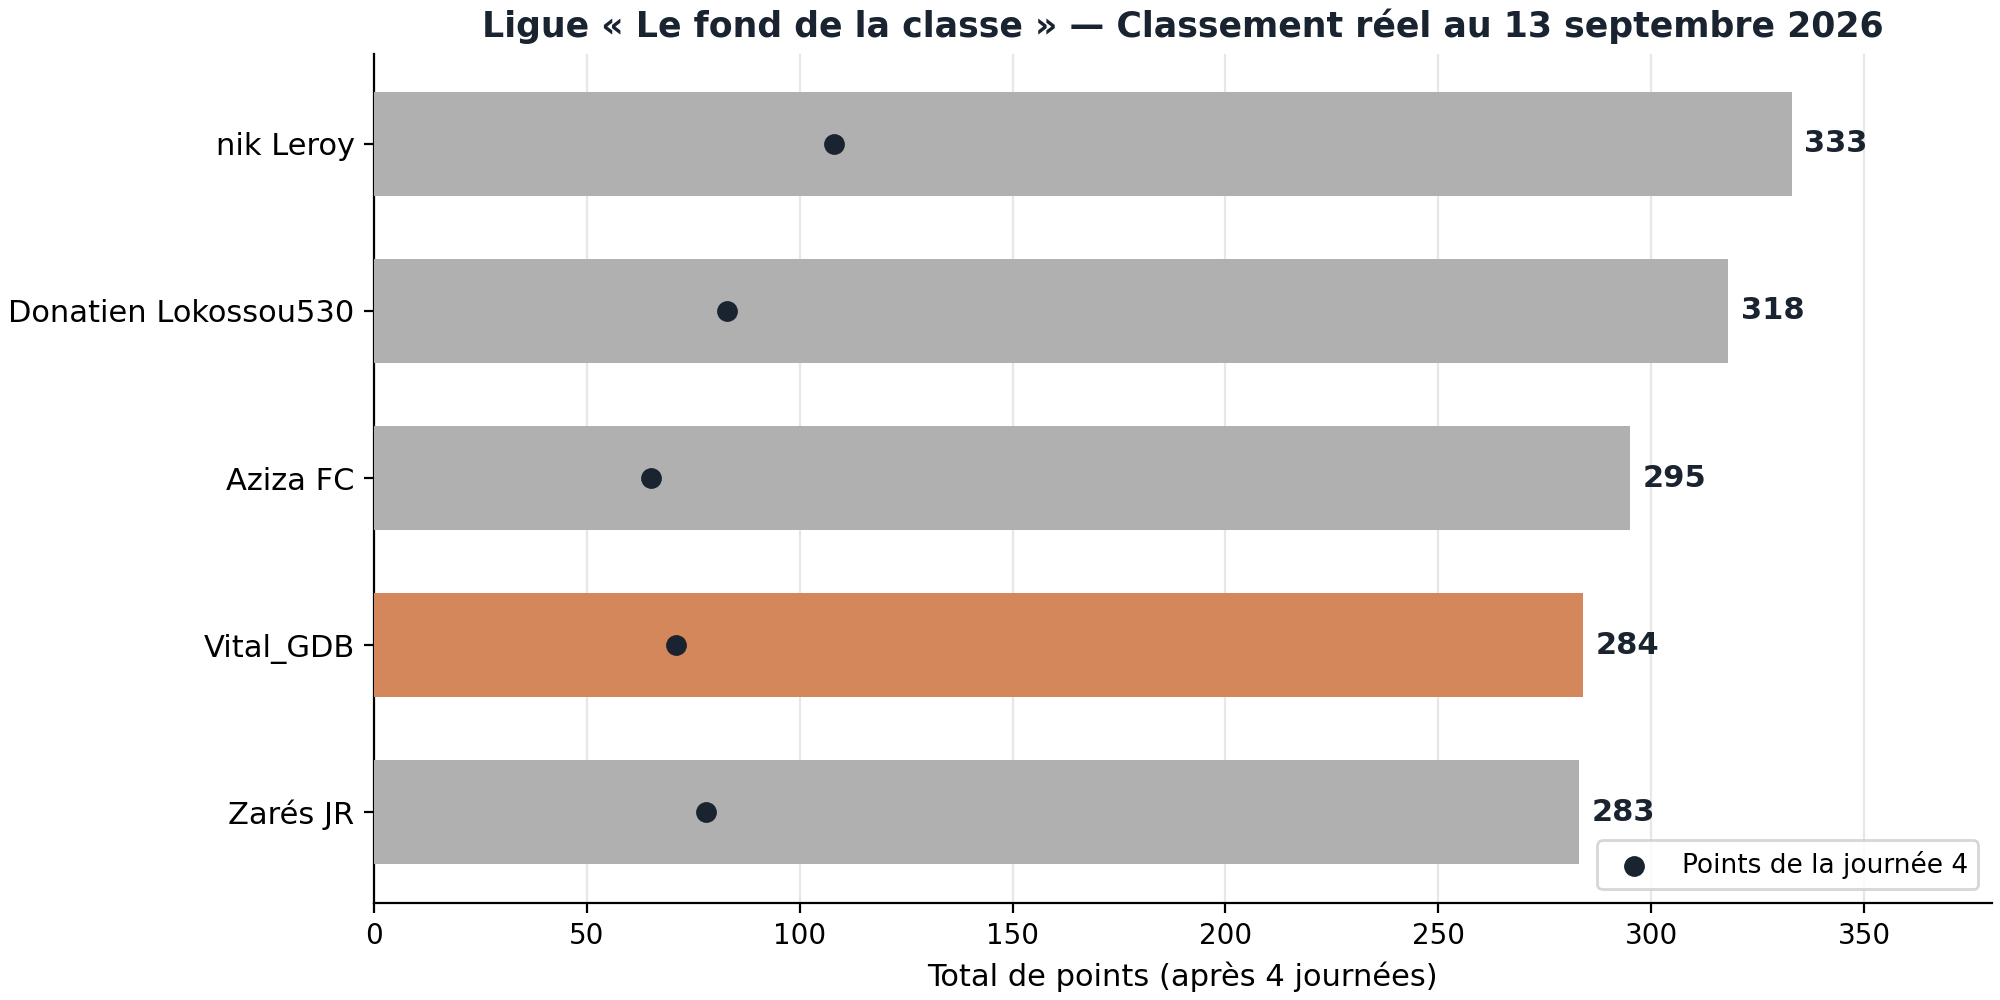

Reproduce this figure in Python.
"""Figure 1 — Classement reel de la ligue (apres J4, 13 sept 2026)."""
import matplotlib
matplotlib.use("Agg")
import matplotlib.font_manager as fm
fm.fontManager.addfont('/usr/share/fonts/truetype/dejavu/DejaVuSans.ttf')
import matplotlib.pyplot as plt

plt.rcParams['font.sans-serif'] = ['DejaVu Sans']
plt.rcParams['axes.unicode_minus'] = False

# Donnees reelles (capture utilisateur, 13/09/2026 21:02, apres la journee 4)
equipes = ["Zarés JR", "Vital_GDB", "Aziza FC", "Donatien Lokossou530", "nik Leroy"]
totaux  = [283, 284, 295, 318, 333]
pts_j4  = [78, 71, 65, 83, 108]
# Emphase : accent sur l'equipe de l'utilisateur (Vital_GDB), gris pour les autres
ACCENT = "#D4875A"
GRIS = "#B0B0B0"
couleurs = [GRIS, ACCENT, GRIS, GRIS, GRIS]

fig, ax = plt.subplots(figsize=(10, 5), constrained_layout=True)
bars = ax.barh(equipes, totaux, color=couleurs, height=0.62, zorder=3)
# Points de la J4 en marqueur secondaire
ax.scatter(pts_j4, equipes, color="#1A2330", s=42, zorder=4, label="Points de la journée 4")

for bar, total, j4 in zip(bars, totaux, pts_j4):
    ax.text(bar.get_width() + 3, bar.get_y() + bar.get_height()/2,
            f"{total}", va="center", ha="left", fontsize=11, color="#1A2330", fontweight="bold")

ax.set_xlim(0, 380)
ax.set_xlabel("Total de points (après 4 journées)", fontsize=11)
ax.set_title("Ligue « Le fond de la classe » — Classement réel au 13 septembre 2026", fontsize=12.5, fontweight="bold", color="#1A2330")
ax.grid(True, axis="x", alpha=0.3, zorder=0)
ax.spines[["top", "right"]].set_visible(False)
ax.tick_params(axis="y", labelsize=11)
ax.legend(loc="lower right", fontsize=9.5, frameon=True)

out = "/home/z/my-project/scripts/chart_ligue.png"
plt.savefig(out, dpi=200)
print("saved", out)
